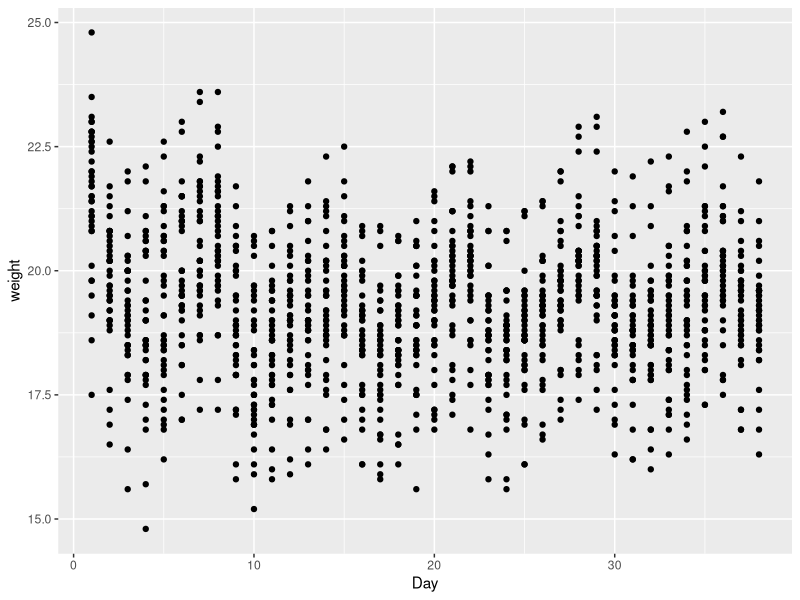
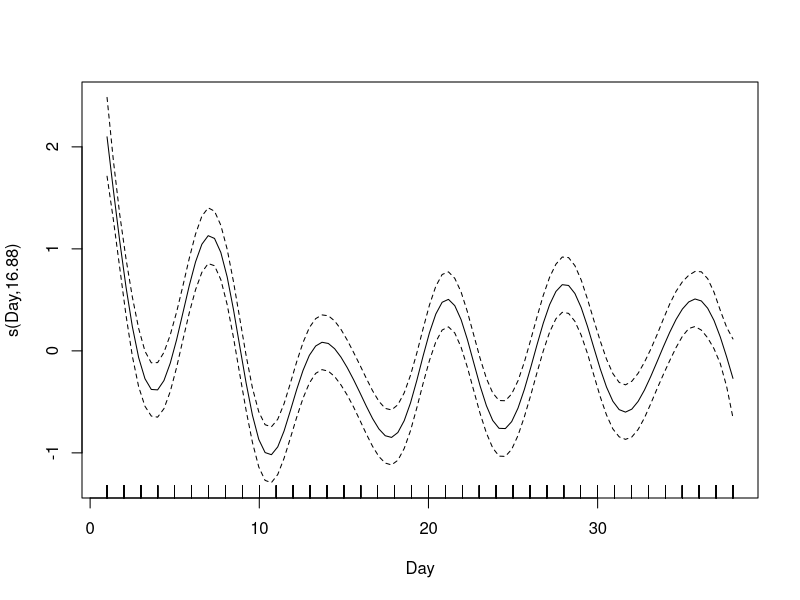

Reproduce these figures in R, in order.
library(here)
library(tidyverse)
library(broom)
library(mgcv)
library(ggsci)
library(ggpubr)
data<-read.csv(here('data','mice_weights.csv')) #load dataframe
data<-data[,-c(40:83)] #remove blank columns
data$ID<-as.factor(data$ID) #make ID a factor
data_long<-pivot_longer(data=data,!ID,values_to="weight") #pivot to long format for analysis

data_long<-data_long %>% mutate(Day=as.numeric(str_replace(name,"X",""))) #remove the Xs from "name" and name the column "Day"

data_long<-data_long %>%
    select(-("name")) #remove the "name" column

#make a plot
ggplot(data_long,aes(x=Day,y=weight))+geom_point()

test<-gam(weight~s(Day,k=20),data=data_long)
plot(test)
